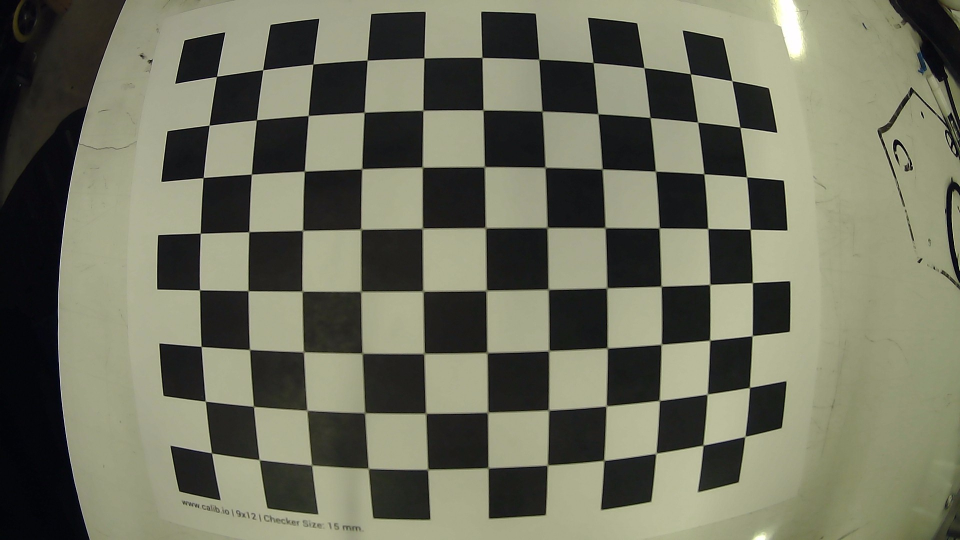
#> input picture externalPerception/calibration_samples4/WIN_20241014_18_47_25_Pro.jpg, 1920 x 1080 px (shown at 1/2 size); its folder holds only this picture in this run
$ python calibrate_v2.py   (older library calls are emulated)
#> lines starting #> are read from the running program, lines starting #| are printed output that depends on the picture
import cv2

import numpy as np
import os
import glob
CHECKERBOARD = (11,8)
resolution = (1280, 720)
# resolution = (1920, 1080)
# resolution = (960, 540)
def undistort(img_path):
    img = cv2.imread(img_path)
    img = cv2.resize(img, resolution)
    h,w = img.shape[:2]
    map1, map2 = cv2.fisheye.initUndistortRectifyMap(K, D, np.eye(3), K, (w, h), cv2.CV_16SC2)
    undistorted_img = cv2.remap(img, map1, map2, interpolation=cv2.INTER_LINEAR, borderMode=cv2.BORDER_CONSTANT)
    cv2.imshow("undistorted", undistorted_img)
    cv2.waitKey(0)
    cv2.destroyAllWindows()


subpix_criteria = (cv2.TERM_CRITERIA_EPS+cv2.TERM_CRITERIA_MAX_ITER, 30, 0.1)
calibration_flags = cv2.fisheye.CALIB_RECOMPUTE_EXTRINSIC+cv2.fisheye.CALIB_CHECK_COND+cv2.fisheye.CALIB_FIX_SKEW
objp = np.zeros((1, CHECKERBOARD[0]*CHECKERBOARD[1], 3), np.float32)
objp[0,:,:2] = np.mgrid[0:CHECKERBOARD[0], 0:CHECKERBOARD[1]].T.reshape(-1, 2)
_img_shape = None
objpoints = [] # 3d point in real world space
imgpoints = [] # 2d points in image plane.
image_dir = "calibration_samples4"  # Directory containing chessboard images
images = [f for f in os.listdir(image_dir) if f.endswith(".jpg")]
for fname in images:
    img_path = os.path.join(image_dir, fname)
    img = cv2.imread(img_path)
#> img is the input picture: shape (1080, 1920, 3); mean B, G, R 94.3, 112.7, 111.5
    img = cv2.resize(img, resolution)
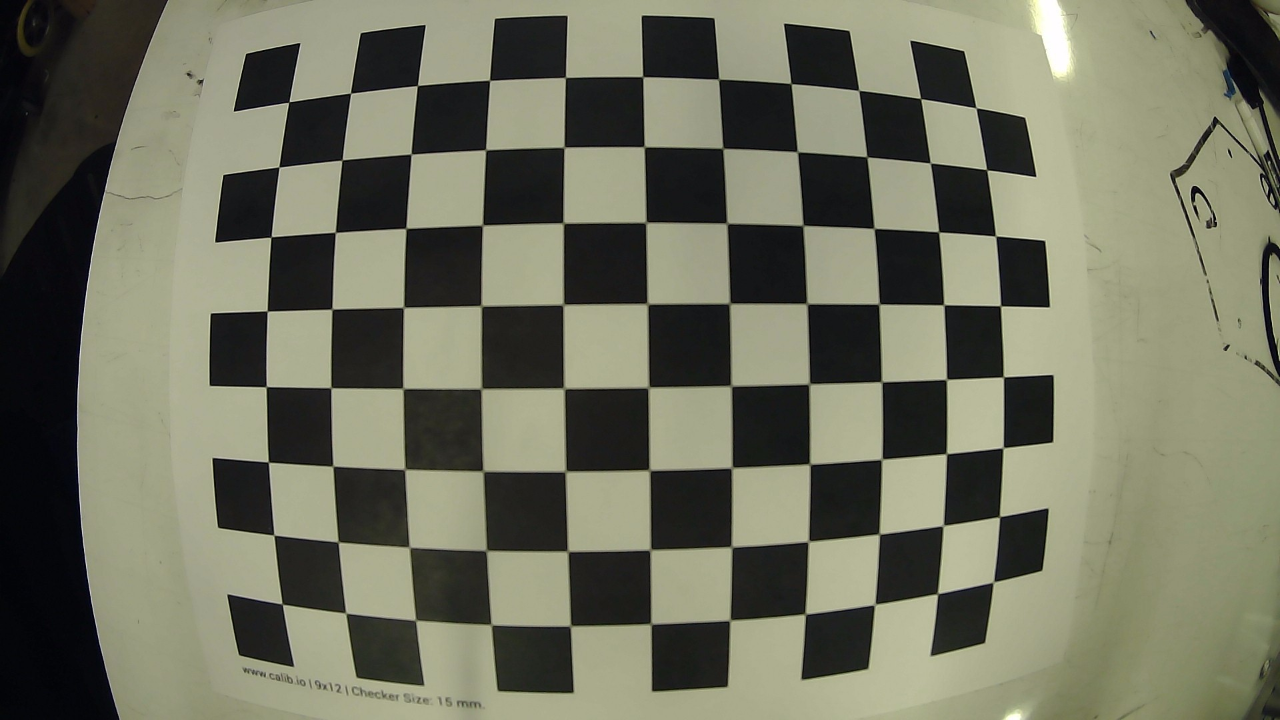
#> img: shape (720, 1280, 3); mean B, G, R 94.3, 112.7, 111.4
    if _img_shape == None:

        _img_shape = img.shape[:2]
    else:
        assert _img_shape == img.shape[:2], "All images must share the same size."
    gray = cv2.cvtColor(img,cv2.COLOR_BGR2GRAY)
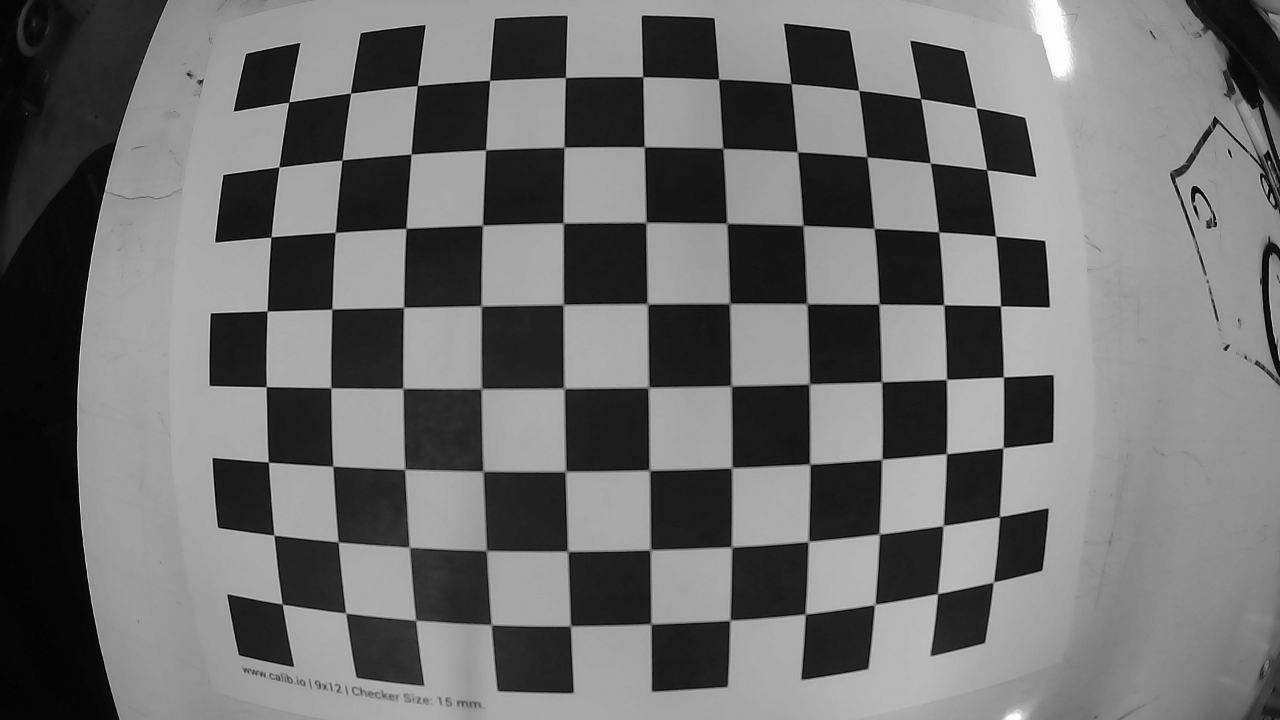
#> gray: shape (720, 1280); min 0, max 255, mean 110.2
    # cv2.imshow("gray", gray)
    # cv2.waitKey(1000)
    # Find the chess board corners
    ret, corners = cv2.findChessboardCorners(gray, CHECKERBOARD, cv2.CALIB_CB_ADAPTIVE_THRESH+cv2.CALIB_CB_FAST_CHECK+cv2.CALIB_CB_NORMALIZE_IMAGE)
#> ret = True; corners = 88 rows, first 8: [288.9, 101.9], [350.6, 93.14], [417.5, 85.53], [489.6, 80.36], [565.3, 77.44], [642.6, 76.61], [718.5, 79.31], [791, 83.54]
    # If found, add object points, image points (after refining them)
    if ret == True:
        objpoints.append(objp)
        cv2.cornerSubPix(gray,corners,(3,3),(-1,-1),subpix_criteria)
        imgpoints.append(corners)
N_OK = len(objpoints)
K = np.zeros((3, 3))
D = np.zeros((4, 1))
rvecs = [np.zeros((1, 1, 3), dtype=np.float64) for i in range(N_OK)]
tvecs = [np.zeros((1, 1, 3), dtype=np.float64) for i in range(N_OK)]
rms, _, _, _, _ = \
    cv2.fisheye.calibrate(
        objpoints,
        imgpoints,
        gray.shape[::-1],
        K,
        D,
        rvecs,
        tvecs,
        calibration_flags,
        (cv2.TERM_CRITERIA_EPS+cv2.TERM_CRITERIA_MAX_ITER, 30, 1e-6)
    )
#> rms = 0.362
print("Found " + str(N_OK) + " valid images for calibration")
print("DIM=" + str(_img_shape[::-1]))
#| DIM=(1280, 720)
print("K=np.array(" + str(K.tolist()) + ")")
print("D=np.array(" + str(D.tolist()) + ")")


undistort("sample1.jpg")
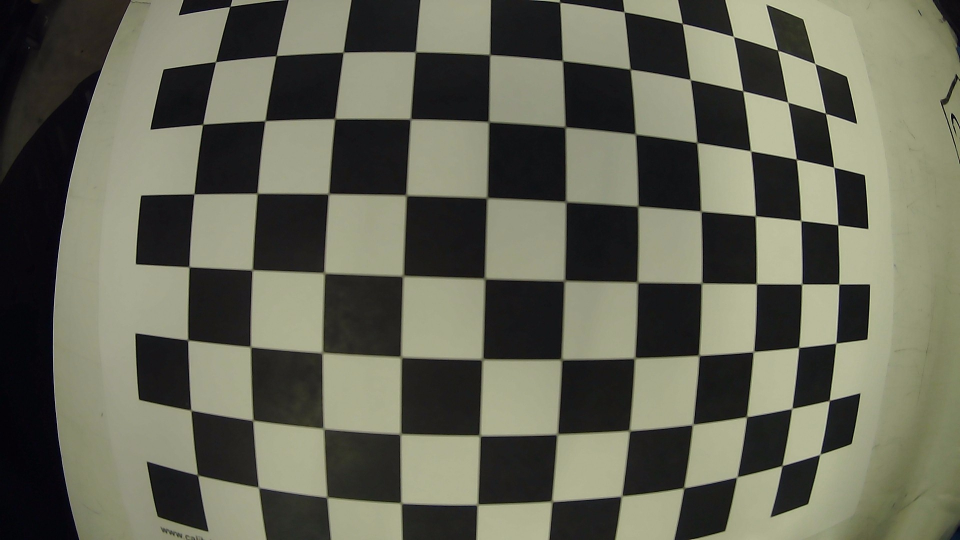
#> input picture externalPerception/calibration_samples4/validations/sample1.jpg, 1920 x 1080 px, found by its file name (shown at 1/2 size)
#> in undistort, img is the input picture: shape (1080, 1920, 3); mean B, G, R 85.9, 101, 100.3
#> in undistort, `img = cv2.resize(img, resolution)`:
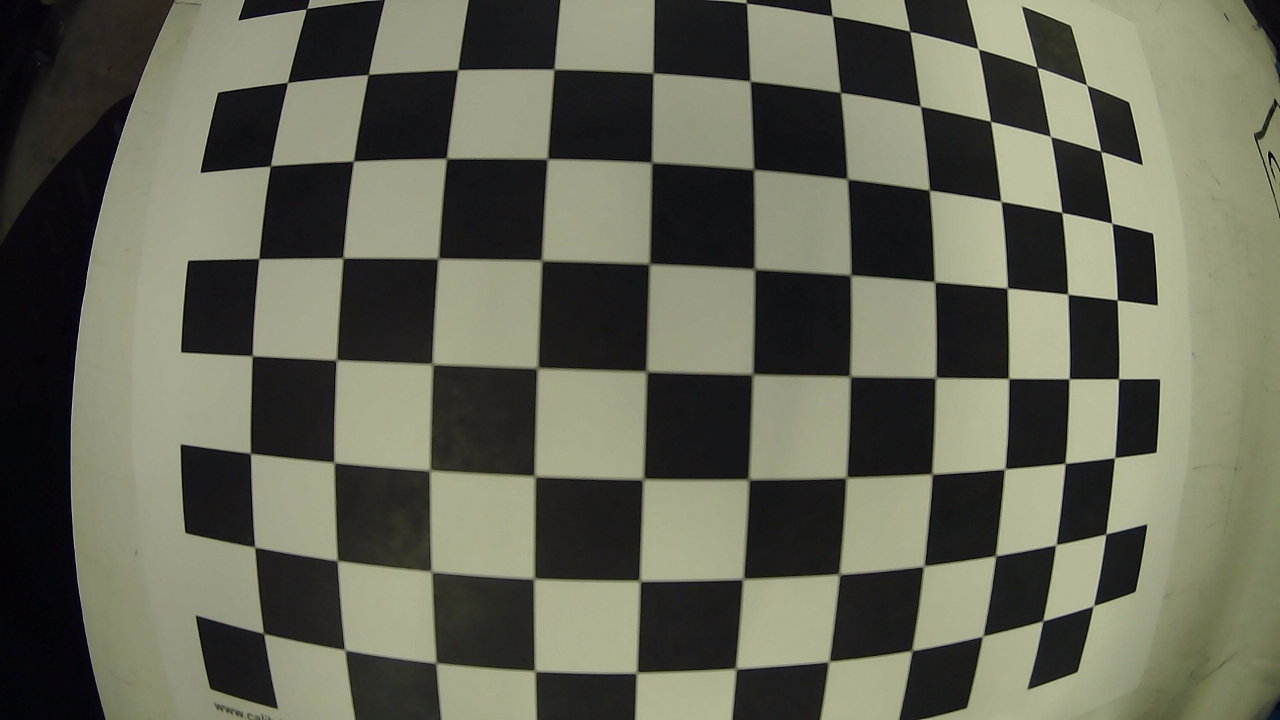
#> img: shape (720, 1280, 3); mean B, G, R 85.8, 101, 100.2
#> in undistort, `undistorted_img = cv2.remap(img, map1, map2, interpolation=cv2.INTER_L..`:
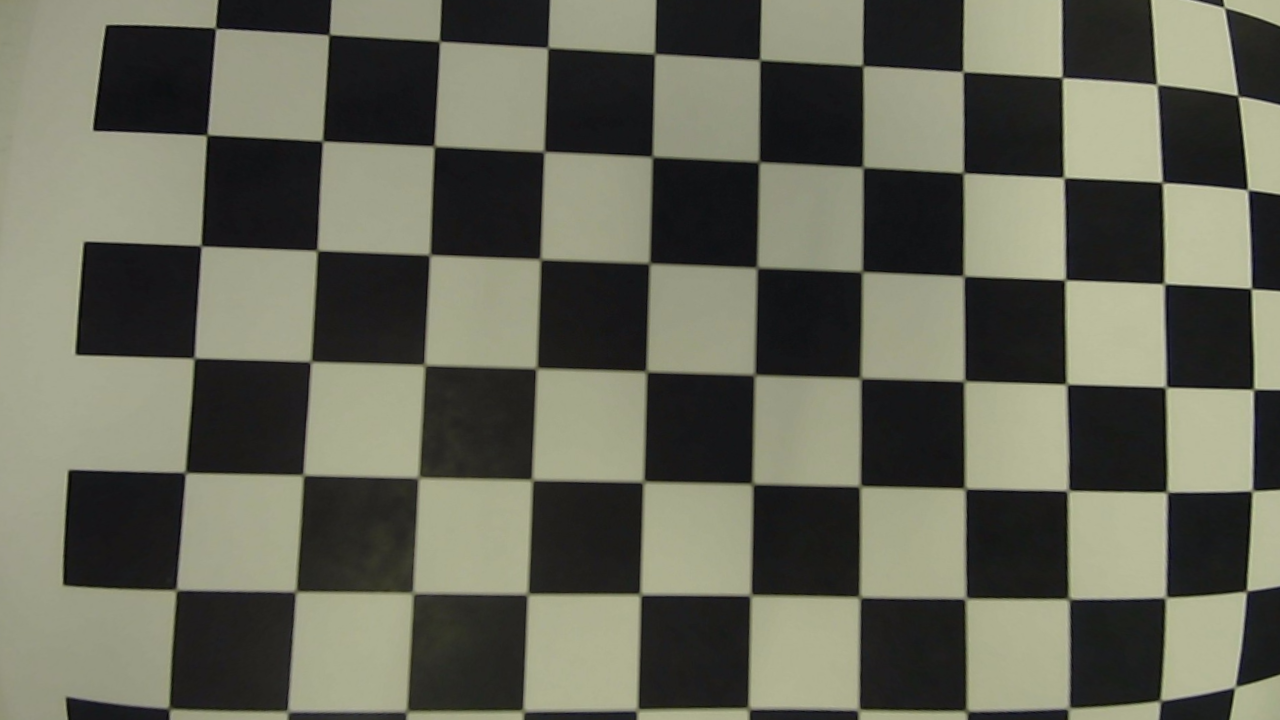
#> undistorted_img: shape (720, 1280, 3); mean B, G, R 87.4, 101.6, 100.8
